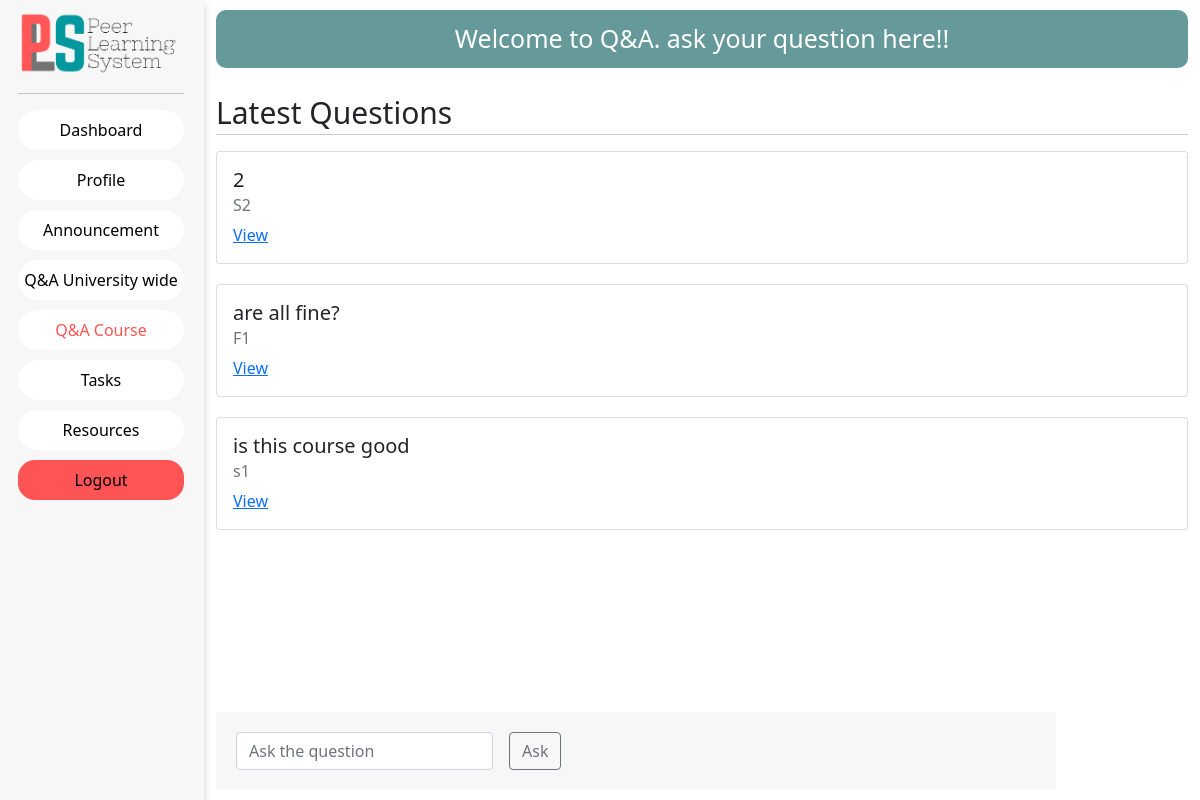
Screenshot of /user/dashboard/QnA/course/C1 with the database file from the repository.
### guest/models.py (models this page shows)
class Q_and_A_Course_Wise(models.Model):
    Question_Id = models.IntegerField(max_length=6, unique=False)
    Answer_Id = models.IntegerField(max_length=6, unique=False,blank=True)
    Question = models.BooleanField(default=True)
    Content = models.CharField(max_length=2000)
    Timestamp = models.DateTimeField(null=False)
    User_Id = models.CharField(max_length=6)
    Course_Id = models.ForeignKey(Course, on_delete=models.CASCADE)

### faculty/views.py (the view)
# urls.py: path('dashboard/QnA/course/<slug:course_id>', views.QNACourse, name='QNACourse'),
def QNACourse(request,course_id):
    questions=Q_and_A_Course_Wise.objects.filter(Question=True,Course_Id=course_id).order_by('-Timestamp')
    context={
        'questions':questions,
        'course':Course.objects.get(Id=course_id),
        'type':'course'
    }
    return render(request,'QnA.html',context=context)

### faculty/templates/QnA.html (shortened to what this page needs)
{% extends 'faculty/templates/start_base.html' %}
{% load static %}
{% block extra_css %}
<link rel="stylesheet" href="{% static 'css/QnA.css' %}">
{% endblock extra_css %}
{% block nav_link %}
{% if course.Id %}
<li class="nav-item">
    <a class="nav-link qnacourse" href="{% url 'QNACourse' course.Id %}">Q&A Course</a>
</li>
<li class="nav-item">
    <a class="nav-link task" href="{% url 'tasks' course.Id %}">Tasks</a>
</li>
<li class="nav-item">
    <a class="nav-link resource" href="{% url 'resources' course.Id %}">Resources</a>
</li>
{% endif %}
{% endblock nav_link %}
{% block body %}
<div class="QnA_con">
    <div class="QnA_name">
        Welcome to Q&A. ask your question here!!
    </div>
    <div class="question_con">
        <div class="question_txt">
            Latest Questions
        </div>
        <hr />
        <div class="question_list">
            {% for question in questions %}
            <div class="card question_card">
                <div class="card-body">
                    <h5 class="card-title">{{ question.Content }}</h5>
                    <h6 class="card-subtitle mb-2 text-muted">{{ question.User_Id }}</h6>
                    {% if type == "university" %}
                    <a href="{% url 'Question_university' question.Question_Id  %}" class="card-link">View</a>
                    {% else %}
                    <a href="{% url 'Question_course' course.Id question.Question_Id  %}" class="card-link">View</a>
                    {% endif %}
                </div>
            </div>
            {% endfor %}
        </div>
    </div>
    <div class="question_ask_con ">
        {% if type == "university" %}
        <form action="{% url 'AskQuestion_uni' %}" method="POST">
            {% else %}
            <form action="{% url 'AskQuestion_course' course.Id %}" method="POST">
                {% endif %}
                <div class="row g-3 align-items-center">
                    <div class="col-auto">
                        <input type="text" name="ans" id="ans" placeholder="Ask the question" class="form-control"
                            aria-describedby="passwordHelpInline">
                    </div>
                    <div class="col-auto">
                        <button type="submit" class="btn btn-outline-secondary ">
                            Ask
                        </button>
                    </div>
                </div>
            </form>
    </div>
</div>
{% endblock body %}

### faculty/static/css/sidebar_base.css (style rules this page uses)
body, html { margin: 0; padding: 0; }
.nav-item { background-color: white; border-radius: 30px; }
.nav-link { text-decoration: none; color: black; }
.nav-item { margin-bottom: 10px; }
.active { color: #ff5455; }

### faculty/static/css/QnA.css (style rules this page uses)
.QnA_name { text-align: center; font-size: 25px; background: #669999; padding-top: 10px; padding-bottom: 10px; margin-top: 10px; color: white; border-radius: 10px; }
.question_con { margin-top: 20px; }
.question_txt { padding-top: 20px; font-size: 30px; line-height: 10px; }
.question_ask_con { background-color: #f7f7f7; padding: 20px; min-width: 70vw; position: fixed; bottom: 10px; z-index: 10; }
.question_card { margin-bottom: 20px; }

### rows the page displays
Q_and_A_Course_Wise: Content "2", User_Id "S2"
Q_and_A_Course_Wise: Content "are all fine?", User_Id "F1"
Q_and_A_Course_Wise: Content "is this course good", User_Id "s1"
